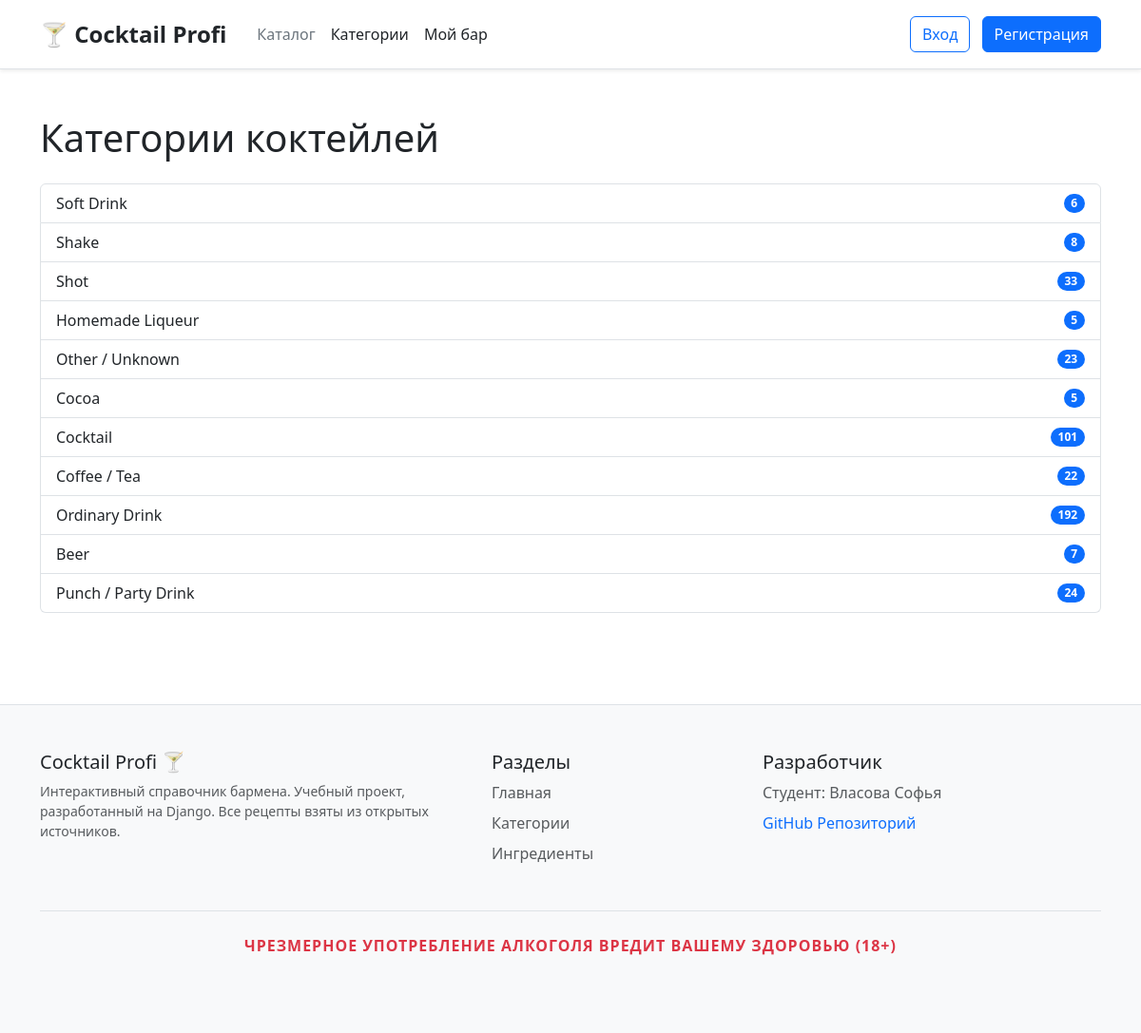
The page /category/ on the database its author committed.
### catalog/models.py (models this page shows, shortened)
class Category(models.Model):
    name = models.CharField(max_length=100, unique=True)
    name_ru = models.CharField(max_length=100)

### catalog/views.py (the view)
# urls.py: path('category/', views.categories_list, name='categories_list'),
def categories_list(request):
    template = 'catalog/categories_list.html'
    categories = Category.objects.all().order_by('name_ru')
    context = {
        'categories': categories
    }
    return render(request, template, context)

### templates/catalog/categories_list.html (shortened to what this page needs)
{% extends "base.html" %}
{% block content %}
  <h1 class="mb-4">Категории коктейлей</h1>
  <div class="list-group">
    {% for category in categories %}
      <a href="{% url 'catalog:category_cocktails' category.id %}" class="list-group-item list-group-item-action d-flex justify-content-between align-items-center">
        {{ category.name }}
        <span class="badge bg-primary rounded-pill">
          {{ category.cocktail_set.count }}
        </span>
      </a>
    {% endfor %}
  </div>
{% endblock content %}

### templates/base.html (shortened to what this page needs)
{% load static %}
<!DOCTYPE html>
<html lang="ru-RU">
<head>
    <link rel="stylesheet" href="{% static 'css/bootstrap.css' %}">
</head>
<body>
    {% include "includes/header.html" %}
    <main class="container py-5">
        {% block content %}{% endblock content %}
    </main>
    {% include "includes/footer.html" %}
</body>
</html>

### templates/includes/header.html
<header class="p-3 bg-white border-bottom shadow-sm">
  <div class="container">
    <div class="d-flex justify-content-lg-start align-items-center">
      <a href="{% url 'catalog:home' %}" class="text-dark text-decoration-none me-4">
        <span class="fs-4 fw-bold">🍸 Cocktail Profi</span>
      </a>
      <ul class="nav col-12 col-lg-auto me-lg-auto mb-2 justify-content-center mb-md-0">
        <li><a href="{% url 'catalog:home' %}" class="nav-link px-2 link-secondary">Каталог</a></li>
        <li><a href="{% url 'catalog:categories_list' %}" class="nav-link px-2 link-dark">Категории</a></li>
        <li><a href="#" class="nav-link px-2 link-dark">Мой бар</a></li>
      </ul>
      <div class="text-end">
        <button type="button" class="btn btn-outline-primary me-2">Вход</button>
        <button type="button" class="btn btn-primary">Регистрация</button>
      </div>
    </div>
  </div>
</header>

### templates/includes/footer.html
<footer class="pt-5 pb-3 mt-5 bg-light border-top">
    <div class="container">
        <div class="row">
            <div class="col-md-5 mb-3">
                <h5>Cocktail Profi 🍸</h5>
                <p class="text-muted small">
                    Интерактивный справочник бармена.
                    Учебный проект, разработанный на Django.
                    Все рецепты взяты из открытых источников.
                </p>
            </div>
            <div class="col-md-3 mb-3">
                <h5>Разделы</h5>
                <ul class="nav flex-column">
                    <li class="nav-item mb-2">
                        <a href="{% url 'catalog:home' %}" class="nav-link p-0 text-muted">Главная</a>
                    </li>
                    <li class="nav-item mb-2">
                        <a href="#" class="nav-link p-0 text-muted">Категории</a>
                    </li>
                    <li class="nav-item mb-2">
                        <a href="#" class="nav-link p-0 text-muted">Ингредиенты</a>
                    </li>
                </ul>
            </div>
            <div class="col-md-4 mb-3">
                <h5>Разработчик</h5>
                <ul class="nav flex-column">
                    <li class="nav-item mb-2">
                        <span class="text-muted">Студент: Власова Софья</span>
                    </li>
                    <li class="nav-item mb-2">
                        <a href="https://github.com/sonixks/cocktail-profi" target="_blank" class="nav-link p-0 text-primary">
                            GitHub Репозиторий
                        </a>
                    </li>
                </ul>
            </div>
        </div>
        <div class="d-flex flex-column flex-sm-row justify-content-center py-4 my-4 border-top">
            <p class="text-danger fw-bold text-uppercase text-center" style="letter-spacing: 1px;">
                Чрезмерное употребление алкоголя вредит вашему здоровью (18+)
            </p>
        </div>
    </div>
</footer>

### rows shown on the page
Category: name "Soft Drink", cocktail_set.count "6"
Category: name "Shake", cocktail_set.count "8"
Category: name "Shot", cocktail_set.count "33"
Category: name "Homemade Liqueur", cocktail_set.count "5"
Category: name "Other / Unknown", cocktail_set.count "23"
Category: name "Cocoa", cocktail_set.count "5"
Category: name "Cocktail", cocktail_set.count "101"
Category: name "Coffee / Tea", cocktail_set.count "22"
Category: name "Ordinary Drink", cocktail_set.count "192"
Category: name "Beer", cocktail_set.count "7"
Category: name "Punch / Party Drink", cocktail_set.count "24"
